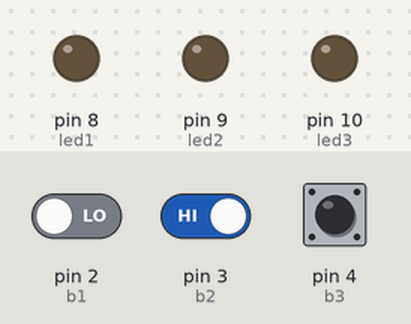
Simulated run of this sketch. Board: Arduino Uno, built with avr-gcc and run on an emulated ATmega328P. Shown: output pins drawn as LEDs (lit = HIGH). Dashed ring = blinking. The inputs (shaded band) are chosen by the test bench; at power-on: pin 2 (b1) LOW, pin 3 (b2) HIGH, pin 4 (b3) HIGH.

Above: at 1.2 s.
1.3 s: pin 2 (b1) driven HIGH
At 2.0 s:
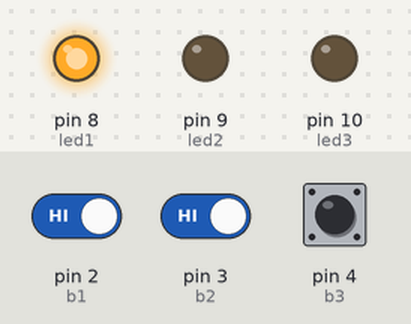
2.8 s: pin 2 (b1) driven LOW
5.8 s: pin 3 (b2) driven LOW
At 6.6 s:
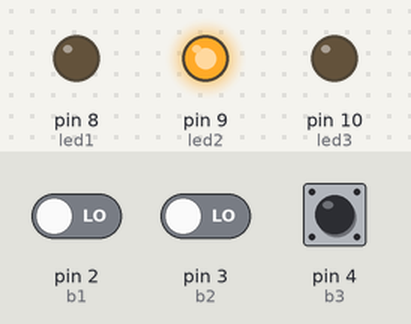
7.3 s: pin 3 (b2) driven HIGH
At 7.92 s:
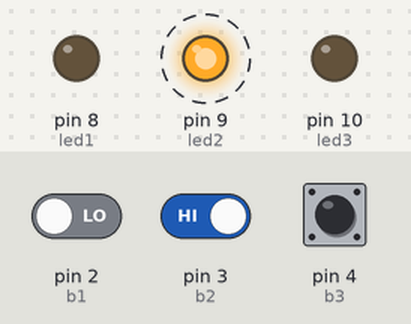
10.3 s: pin 4 (b3) pulled LOW for 0.15 s
At 11.2 s:
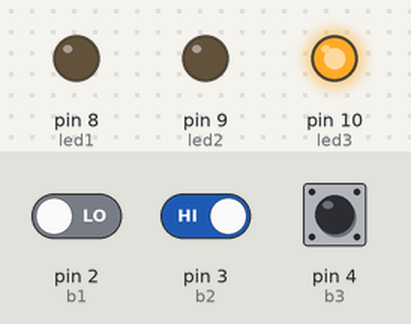
13.4 s: pin 2 (b1) driven HIGH and pin 4 (b3) driven LOW
At 14.8 s:
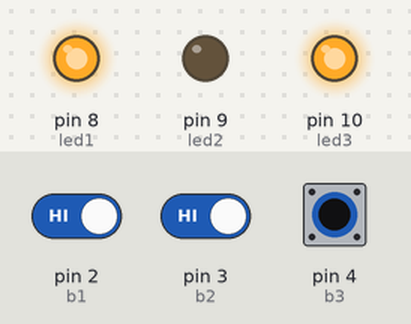
Timing chart, 0 to 15.9 s (numbered marks = the images above; inputs shaded):
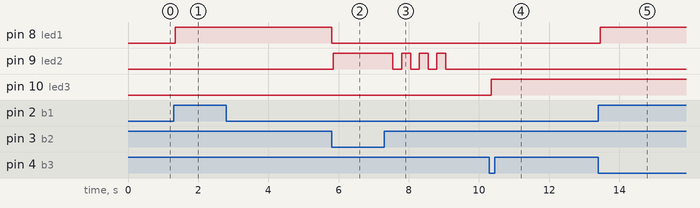

The sketch:

work2.ino
```cpp
int b1=2, b2=3, b3=4;   //ปุ่ม
int led1=8 , c1=0 ;         //led แดง
int led2=9 , c2=2, sw2=0 ;  //led เหลือง
int led3=10, c3=0 ;         //led เขียว

int lastButtonState = 0 , ButtonState  , ReadButton = 0;
long lastTime = 0 ;
long DELAY = 50 ; //ms
long t1,t2,t3;


void turn_off_red(){                /// ปิดไฟสีแดง
    if(digitalRead(b1) == 1){
      t1 = millis();
    }
    if(millis() - t1 > 3000){
      digitalWrite(led1, 0);
      c1=0;
    }
}

void turn_off_green(){              /// ปิดไฟสีเขียว
    if(digitalRead(b3) == 0){
      t3 = millis();
    }
    if(millis() - t3 > 3000){
      digitalWrite(led3, 0);
      c3=0;
    }
}

void blink_yellow(){                /// กระพริบสีเหลือง c2 วินาที
    if(digitalRead(b2) == 0){
      t2 = millis();
    }
    if(millis() - t2 < 250)
      digitalWrite(led2, 1);

    else if(millis() - t2 < 500)
      digitalWrite(led2, 0);

    else if(millis() - t2 < 750)
      digitalWrite(led2, 1);

    else if(millis() - t2 < 1000){
      digitalWrite(led2, 0);
    }
    else{
      c2--;
      t2 = millis();
    }
}

void setup()
{
  pinMode(b1, INPUT);
  pinMode(b2, INPUT);
  pinMode(b3, INPUT_PULLUP);
  pinMode(led1, OUTPUT);
  pinMode(led2, OUTPUT);
  pinMode(led3, OUTPUT);
  Serial.begin(9600);
}

void loop()
{


  if(digitalRead(b1) == 1 || digitalRead(b2) == 0 || digitalRead(b3) == 0 ){  /// เช็คว่ากดปุ่ม
    ReadButton = 1;
  }
  else
    ReadButton = 0;


  if(ReadButton != lastButtonState){
    lastTime = millis();
  }

  if((millis() - lastTime) > DELAY ){    /// ดีเลย์ตอนกดปุ่ม .05 วิ

    if(ReadButton != ButtonState){
       ButtonState = ReadButton;

          if(digitalRead(b1) == 1 && ButtonState == 1 ){
                  if(c1==0){
                      digitalWrite(led1, 1);
                      c1=1;
                  }                                                 /// กดติด,ดับ สีแดง
                  else{
                      digitalWrite(led1, 0);
                       c1=0;
                  }
           }

           if(digitalRead(b3) == 0 && ButtonState == 1 && c1!=1 ){
                  if(c3==0){
                      digitalWrite(led3, 1);
                      c3=1;
                  }                                                 /// กดติด,ดับ สีเขียว
                  else{
                      digitalWrite(led3, 0);
                       c3=0;
                  }
           }

           if(digitalRead(b2) == 0 && ButtonState == 1 && c1!=1 && c3!=1 ){
              sw2 = 1;
           }                                                        /// เปิดการทำงานของสีเหลือง

    }
  }


  if(sw2==1){
    if(c2>0){
      blink_yellow();   ///กระพริบ
    }
    if(c2==0){
      sw2=0;      /// ปิดการทำงานของสีเหลือง
      c2=2;
    }
  }

  turn_off_red();     ///ปิดแดง หลังผ่านไป 3 วิ
  turn_off_green();   ///ปิดเขียว หลังผ่านไป 3 วิ

  lastButtonState = ReadButton ;

}
```

Measured:
- after the input at 1.3 s, pin 8 (led1): LOW → HIGH after 0.05 s
- after the input at 2.8 s, every drawn part: stays the same
- after the input at 5.8 s, pin 9 (led2): LOW → HIGH after 0.05 s
- after the input at 7.3 s, pin 9 (led2): alternates HIGH for 0.25 s and LOW for 0.25 s, 7 changes in all, then stays LOW, starting after 0.25 s
- after the input at 10.3 s, pin 10 (led3): LOW → HIGH after 0.05 s
- after the input at 13.4 s, pin 8 (led1): LOW → HIGH after 0.05 s; pin 10 (led3): stays HIGH (without the input it goes to LOW after 0.05 s)
